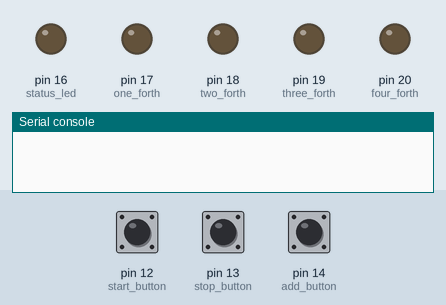
A program run on a simulated MicroPython board. On the bench: output pins drawn as LEDs (lit = HIGH), the last lines printed to the serial console. The inputs (shaded band) are chosen by the test bench; at power-on: pin 12 (start_button) LOW, pin 14 (add_button) LOW, pin 13 (stop_button) LOW.

Above: at 1.2 s.
1.3 s: pin 12 (start_button) pulled HIGH for 0.15 s
3.0 s: pin 14 (add_button) pulled HIGH for 0.15 s
4.7 s: pin 12 (start_button) pulled HIGH for 1 s
At 6.6 s:
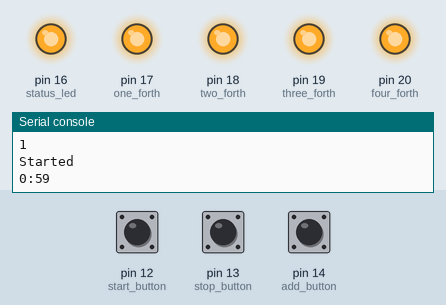
7.4 s: pin 13 (stop_button) pulled HIGH for 1 s
At 8.5 s:
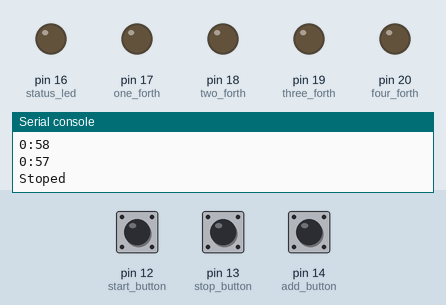
9.9 s: pin 12 (start_button) pulled HIGH for 3.2 s
At 10.9 s:
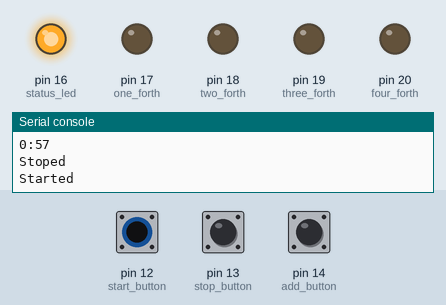
14.6 s: pin 13 (stop_button) pulled HIGH for 3.2 s
At 16.4 s:
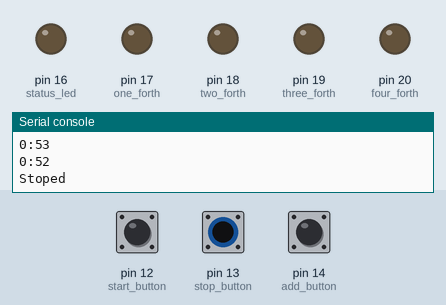
Timing chart, 0 to 17.9 s (numbered marks = the images above; inputs shaded):
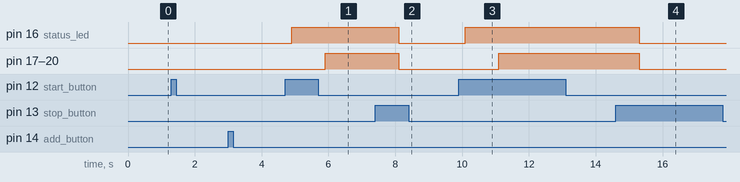

Measured:
- after the input at 4.7 s, pin 16 (status_led): LOW → HIGH after 0.20 s; pin 17 (one_forth), pin 18 (two_forth), pin 19 (three_forth), pin 20 (four_forth): LOW → HIGH after 1.2 s
- after the input at 7.4 s, pin 16 (status_led), pin 17 (one_forth), pin 18 (two_forth), pin 19 (three_forth), pin 20 (four_forth): HIGH → LOW after 0.70 s
- after the input at 9.9 s, pin 16 (status_led): LOW → HIGH after 0.20 s; pin 17 (one_forth), pin 18 (two_forth), pin 19 (three_forth), pin 20 (four_forth): LOW → HIGH after 1.2 s
- after the input at 14.6 s, pin 16 (status_led), pin 17 (one_forth), pin 18 (two_forth), pin 19 (three_forth), pin 20 (four_forth): HIGH → LOW after 0.70 s

The program:

main.py
```python
from machine import Pin
import time

#lights
status_led = Pin(16, Pin.OUT)
one_forth = Pin(17, Pin.OUT)
two_forth = Pin(18, Pin.OUT)
three_forth = Pin(19, Pin.OUT)
four_forth = Pin(20, Pin.OUT)


#buttons
start_button = Pin(12, Pin.IN, Pin.PULL_DOWN)
stop_button = Pin(13, Pin.IN, Pin.PULL_DOWN)
add_button = Pin(14, Pin.IN, Pin.PULL_DOWN)
reset_button = Pin(15, Pin.IN, Pin.PULL_DOWN)

# time
minuet = 0
second = 0
status = False
while True:
    given_minuet = minuet
    one_forth.value(0)
    two_forth.value(0)
    three_forth.value(0)
    four_forth.value(0)
    if reset_button.value():
        time.sleep(0.20)
        minuet = 0
        print(minuet)

    elif add_button.value():
        time.sleep(0.20)
        minuet += 1
        print(minuet)

    elif start_button.value():
        time.sleep(0.20)
        status = True
        print("Started")

    while status:
        status_led.value(1)
        if minuet == 0 and second == 0:
            status = False
            status_led.value(0)
            print("Done")
            break

        if minuet != 0 and second == 0:
            second = 60
            minuet -= 1

        if stop_button.value():
            time.sleep(0.20)
            status = False
            status_led.value(0)
            print("Stoped")
            break

        second -= 1
        time.sleep(1)
        print(f"{minuet}:{second}")


        if minuet <= given_minuet * 0.75 :
            one_forth.value(1)
        if minuet <= given_minuet * 0.5 :
            two_forth.value(1)
        if minuet <= given_minuet * 0.25 :
            three_forth.value(1)
        if minuet == 0:
            four_forth.value(1)
```
